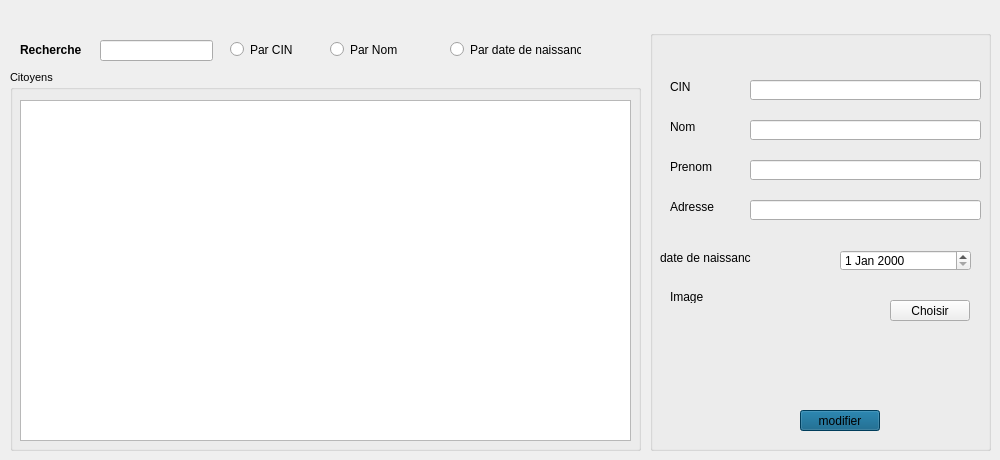
      <widget class="QWidget" name="tab_19">
       <attribute name="title">
        <string>Modifier</string>
       </attribute>
       <widget class="QGroupBox" name="groupBox_11">
        <property name="geometry">
         <rect>
          <x>650</x>
          <y>30</y>
          <width>341</width>
          <height>421</height>
         </rect>
        </property>
        <property name="title">
         <string/>
        </property>
        <widget class="QLabel" name="label_25">
         <property name="geometry">
          <rect>
           <x>20</x>
           <y>260</y>
           <width>47</width>
           <height>13</height>
          </rect>
         </property>
         <property name="text">
          <string>Image</string>
         </property>
        </widget>
        <widget class="QDateEdit" name="dateN_modif">
         <property name="geometry">
          <rect>
           <x>190</x>
           <y>220</y>
           <width>131</width>
           <height>21</height>
          </rect>
         </property>
        </widget>
        <widget class="QLabel" name="label_26">
         <property name="geometry">
          <rect>
           <x>10</x>
           <y>220</y>
           <width>91</width>
           <height>16</height>
          </rect>
         </property>
         <property name="text">
          <string>date de naissance</string>
         </property>
        </widget>
        <widget class="QLineEdit" name="le_adresse_modif">
         <property name="geometry">
          <rect>
           <x>100</x>
           <y>170</y>
           <width>231</width>
           <height>20</height>
          </rect>
         </property>
         <property name="text">
          <string/>
         </property>
        </widget>
        <widget class="QLineEdit" name="le_prenom_modif">
         <property name="geometry">
          <rect>
           <x>100</x>
           <y>130</y>
           <width>231</width>
           <height>20</height>
          </rect>
         </property>
         <property name="text">
          <string/>
         </property>
        </widget>
        <widget class="QLineEdit" name="le_nom_modif">
         <property name="geometry">
          <rect>
           <x>100</x>
           <y>90</y>
           <width>231</width>
           <height>20</height>
          </rect>
         </property>
         <property name="text">
          <string/>
         </property>
        </widget>
        <widget class="QLineEdit" name="le_cin_modif">
         <property name="geometry">
          <rect>
           <x>100</x>
           <y>50</y>
           <width>231</width>
           <height>20</height>
          </rect>
         </property>
         <property name="text">
          <string/>
         </property>
        </widget>
        <widget class="QLabel" name="label_27">
         <property name="geometry">
          <rect>
           <x>20</x>
           <y>130</y>
           <width>47</width>
           <height>13</height>
          </rect>
         </property>
         <property name="text">
          <string>Prenom</string>
         </property>
        </widget>
        <widget class="QLabel" name="label_28">
         <property name="geometry">
          <rect>
           <x>20</x>
           <y>170</y>
           <width>47</width>
           <height>13</height>
          </rect>
         </property>
         <property name="text">
          <string>Adresse</string>
         </property>
        </widget>
        <widget class="QPushButton" name="pushButton_3">
         <property name="geometry">
          <rect>
           <x>240</x>
           <y>270</y>
           <width>80</width>
           <height>21</height>
          </rect>
         </property>
         <property name="text">
          <string>Choisir</string>
         </property>
        </widget>
        <widget class="QLabel" name="label_29">
         <property name="geometry">
          <rect>
           <x>20</x>
           <y>90</y>
           <width>47</width>
           <height>13</height>
          </rect>
         </property>
         <property name="text">
          <string>Nom</string>
         </property>
        </widget>
        <widget class="QLabel" name="label_30">
         <property name="geometry">
          <rect>
           <x>20</x>
           <y>50</y>
           <width>47</width>
           <height>13</height>
          </rect>
         </property>
         <property name="text">
          <string>CIN</string>
         </property>
        </widget>
        <widget class="QLabel" name="label_31">
         <property name="geometry">
          <rect>
           <x>90</x>
           <y>260</y>
           <width>141</width>
           <height>101</height>
          </rect>
         </property>
         <property name="text">
          <string/>
         </property>
        </widget>
        <widget class="QPushButton" name="update_button">
         <property name="geometry">
          <rect>
           <x>150</x>
           <y>380</y>
           <width>80</width>
           <height>21</height>
          </rect>
         </property>
         <property name="styleSheet">
          <string notr="true">background-color: rgb(0, 85, 127);</string>
         </property>
         <property name="text">
          <string>modifier</string>
         </property>
        </widget>
        <zorder>label_25</zorder>
        <zorder>dateN_modif</zorder>
        <zorder>label_26</zorder>
        <zorder>le_adresse_modif</zorder>
        <zorder>le_prenom_modif</zorder>
        <zorder>le_nom_modif</zorder>
        <zorder>le_cin_modif</zorder>
        <zorder>label_27</zorder>
        <zorder>label_28</zorder>
        <zorder>label_29</zorder>
        <zorder>label_30</zorder>
        <zorder>label_31</zorder>
        <zorder>update_button</zorder>
        <zorder>pushButton_3</zorder>
       </widget>
       <widget class="QLineEdit" name="lineEdit_17">
        <property name="geometry">
         <rect>
          <x>100</x>
          <y>40</y>
          <width>113</width>
          <height>21</height>
         </rect>
        </property>
       </widget>
       <widget class="QRadioButton" name="rb_nom">
        <property name="geometry">
         <rect>
          <x>330</x>
          <y>40</y>
          <width>84</width>
          <height>19</height>
         </rect>
        </property>
        <property name="text">
         <string>Par Nom</string>
        </property>
       </widget>
       <widget class="QRadioButton" name="rb_date_naissance">
        <property name="geometry">
         <rect>
          <x>450</x>
          <y>40</y>
          <width>131</width>
          <height>19</height>
         </rect>
        </property>
        <property name="text">
         <string>Par date de naissance</string>
        </property>
       </widget>
       <widget class="QRadioButton" name="rb_cin">
        <property name="geometry">
         <rect>
          <x>230</x>
          <y>40</y>
          <width>84</width>
          <height>19</height>
         </rect>
        </property>
        <property name="text">
         <string>Par CIN</string>
        </property>
       </widget>
       <widget class="QGroupBox" name="groupBox_12">
        <property name="geometry">
         <rect>
          <x>10</x>
          <y>70</y>
          <width>631</width>
          <height>381</height>
         </rect>
        </property>
        <property name="font">
         <font>
          <pointsize>8</pointsize>
          <weight>50</weight>
          <bold>false</bold>
         </font>
        </property>
        <property name="title">
         <string>Citoyens</string>
        </property>
        <widget class="QTableView" name="tab_citoyen_modifier">
         <property name="geometry">
          <rect>
           <x>10</x>
           <y>30</y>
           <width>611</width>
           <height>341</height>
          </rect>
         </property>
        </widget>
       </widget>
       <widget class="QLabel" name="label_32">
        <property name="geometry">
         <rect>
          <x>20</x>
          <y>40</y>
          <width>71</width>
          <height>20</height>
         </rect>
        </property>
        <property name="font">
         <font>
          <pointsize>9</pointsize>
          <weight>75</weight>
          <bold>true</bold>
         </font>
        </property>
        <property name="text">
         <string>Recherche </string>
        </property>
       </widget>
       <zorder>groupBox_12</zorder>
       <zorder>groupBox_11</zorder>
       <zorder>lineEdit_17</zorder>
       <zorder>rb_nom</zorder>
       <zorder>rb_date_naissance</zorder>
       <zorder>rb_cin</zorder>
       <zorder>label_32</zorder>
      </widget>
